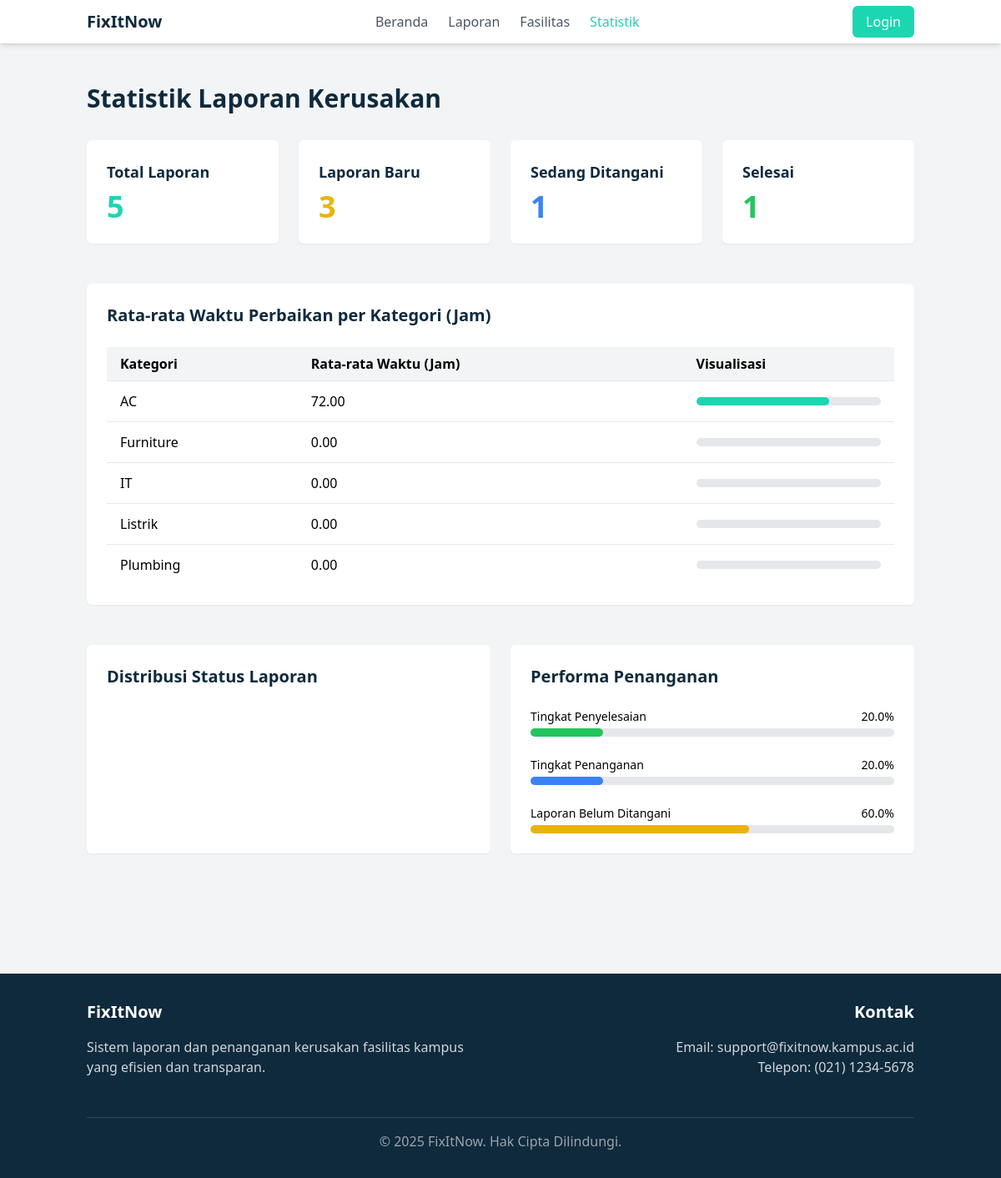
The app's page /statistik.php with its own data.
### tables this page shows
CREATE TABLE `kategori_fasilitas` (
  `id_kategori` int NOT NULL AUTO_INCREMENT,
  `nama_kategori` varchar(50) NOT NULL,
  `deskripsi` text,
  PRIMARY KEY (`id_kategori`)
);

### models/Laporan.php (called while the page is built, shortened)
<?php
class Laporan {
    protected $pdo;
    public function __construct(PDO $db_connection) {
        $this->pdo = $db_connection;
    }
    public function getTotalReports() {
        try {
            $stmt = $this->pdo->prepare("SELECT COUNT(*) as total FROM laporan");
            $stmt->execute();
            return $stmt->fetchColumn();
        } catch (PDOException $e) {
            throw new Exception("Error counting reports: " . $e->getMessage());
        }
    }
    public function getReportsByStatus($status) {
        try {
            $query = "SELECT l.*, f.nama_fasilitas, u.nama as nama_pelapor
                      FROM laporan l
                      JOIN fasilitas f ON l.id_fasilitas = f.id_fasilitas
                      JOIN users u ON l.id_pelapor = u.id_user
                      WHERE l.status = ?";
            $stmt = $this->pdo->prepare($query);
            $stmt->execute([$status]);
            return $stmt->fetchAll(PDO::FETCH_ASSOC);
        } catch (PDOException $e) {
            throw new Exception("Error fetching reports by status: " . $e->getMessage());
        }
    }
    public function getRataRataPerbaikan($id_kategori) {
    $query = "SELECT AVG(TIMESTAMPDIFF(HOUR, l.tanggal_lapor, l.tanggal_selesai)) AS rata_rata_jam
              FROM laporan l
              JOIN fasilitas f ON l.id_fasilitas = f.id_fasilitas
              WHERE l.status = 'Selesai'
              AND f.id_kategori = :id_kategori
              AND l.tanggal_selesai IS NOT NULL";
    $stmt = $this->pdo->prepare($query);
    $stmt->bindParam(':id_kategori', $id_kategori);
    $stmt->execute();
    $row = $stmt->fetch(PDO::FETCH_ASSOC);
    return $row && $row['rata_rata_jam'] !== null ? floatval($row['rata_rata_jam']) : 0;
    }
}
?>

### models/Fasilitas.php (called while the page is built, shortened)
<?php
class Fasilitas {
    private $conn;
    public function __construct($db) {
        $this->conn = $db;
    }
    public function getAllCategories() {
        $query = "SELECT * FROM kategori_fasilitas ORDER BY nama_kategori ASC";
        $stmt = $this->conn->prepare($query);
        $stmt->execute();
        return $stmt->fetchAll(PDO::FETCH_ASSOC);
    }
}
?>

### statistik.php (the view, shortened to what this page needs)
<?php
require_once 'models/Laporan.php';
require_once 'models/Fasilitas.php';
$db = new Database();
$conn = $db->getConnection();
$laporanModel = new Laporan($conn);
$fasilitasModel = new Fasilitas($conn);
$totalReports = $laporanModel->getTotalReports();
$newReports = count($laporanModel->getReportsByStatus('Baru'));
$inProgressReports = count($laporanModel->getReportsByStatus('Ditangani'));
$completedReports = count($laporanModel->getReportsByStatus('Selesai'));
$categories = $fasilitasModel->getAllCategories();
$avgRepairTimes = [];
foreach ($categories as $category) {
    $avgRepairTimes[$category['id_kategori']] = $laporanModel->getRataRataPerbaikan($category['id_kategori']);
}
?>
<!DOCTYPE html>
<html lang="id">
<head>
    <script src="https://cdn.tailwindcss.com"></script>
</head>
<body class="bg-gray-100">
    <nav class="bg-white shadow-md">
        <div class="container mx-auto px-4 py-3 flex justify-between items-center">
            <div class="flex items-center">
                <a href="index.php" class="text-primary font-bold text-xl">FixItNow</a>
            </div>
            <div class="hidden md:flex space-x-6">
                <a href="index.php" class="text-gray-600 hover:text-secondary">Beranda</a>
                <a href="laporan.php" class="text-gray-600 hover:text-secondary">Laporan</a>
                <a href="fasilitas.php" class="text-gray-600 hover:text-secondary">Fasilitas</a>
                <a href="statistik.php" class="text-secondary font-medium">Statistik</a>
            </div>
            <div>
                <?php if(isset($_SESSION['user_id'])): ?>
                    <div class="flex items-center space-x-4">
                        <span class="text-gray-600"><?= $_SESSION['user_name'] ?></span>
                        <a href="logout.php" class="bg-primary text-white px-4 py-2 rounded-md hover:bg-primary-light">Logout</a>
                    </div>
                <?php else: ?>
                    <a href="login.php" class="bg-secondary text-white px-4 py-2 rounded-md hover:bg-secondary-light">Login</a>
                <?php endif; ?>
            </div>
        </div>
    </nav>
    <div class="container mx-auto px-4 py-12">
        <h1 class="text-3xl font-bold text-primary mb-8">Statistik Laporan Kerusakan</h1>
        <div class="grid grid-cols-1 md:grid-cols-4 gap-6 mb-12">
            <div class="bg-white p-6 rounded-md shadow-sm">
                <h2 class="text-lg font-bold text-primary mb-2">Total Laporan</h2>
                <p class="text-4xl font-bold text-secondary"><?= $totalReports ?></p>
            </div>
            <div class="bg-white p-6 rounded-md shadow-sm">
                <h2 class="text-lg font-bold text-primary mb-2">Laporan Baru</h2>
                <p class="text-4xl font-bold text-yellow-500"><?= $newReports ?></p>
            </div>
            <div class="bg-white p-6 rounded-md shadow-sm">
                <h2 class="text-lg font-bold text-primary mb-2">Sedang Ditangani</h2>
                <p class="text-4xl font-bold text-blue-500"><?= $inProgressReports ?></p>
            </div>
            <div class="bg-white p-6 rounded-md shadow-sm">
                <h2 class="text-lg font-bold text-primary mb-2">Selesai</h2>
                <p class="text-4xl font-bold text-green-500"><?= $completedReports ?></p>
            </div>
        </div>
        <div class="bg-white p-6 rounded-md shadow-sm mb-12">
            <h2 class="text-xl font-bold text-primary mb-6">Rata-rata Waktu Perbaikan per Kategori (Jam)</h2>
            <div class="overflow-x-auto">
                <table class="w-full">
                    <thead>
                        <tr class="bg-gray-100">
                            <th class="px-4 py-2 text-left">Kategori</th>
                            <th class="px-4 py-2 text-left">Rata-rata Waktu (Jam)</th>
                            <th class="px-4 py-2 text-left">Visualisasi</th>
                        </tr>
                    </thead>
                    <tbody>
                        <?php foreach ($categories as $category): ?>
                            <tr class="border-t">
                                <td class="px-4 py-3"><?= $category['nama_kategori'] ?></td>
                                <td class="px-4 py-3"><?= number_format($avgRepairTimes[$category['id_kategori']], 2) ?></td>
                                <td class="px-4 py-3">
                                    <div class="w-full bg-gray-200 rounded-full h-2.5">
                                        <?php
                                        $percentage = min(100, ($avgRepairTimes[$category['id_kategori']] / 100) * 100);
                                        ?>
                                        <div class="bg-secondary h-2.5 rounded-full" style="width: <?= $percentage ?>%"></div>
                                    </div>
                                </td>
                            </tr>
                        <?php endforeach; ?>
                    </tbody>
                </table>
            </div>
        </div>
        <div class="grid grid-cols-1 md:grid-cols-2 gap-6 mb-12">
            <div class="bg-white p-6 rounded-md shadow-sm">
                <h2 class="text-xl font-bold text-primary mb-6">Distribusi Status Laporan</h2>
            </div>
            <div class="bg-white p-6 rounded-md shadow-sm">
                <h2 class="text-xl font-bold text-primary mb-6">Performa Penanganan</h2>
                <div class="space-y-6">
                    <?php $total = $totalReports > 0 ? $totalReports : 1;  ?>
                    <div>
                        <div class="flex justify-between mb-1">
                            <span class="text-sm font-medium">Tingkat Penyelesaian</span>
                            <span class="text-sm font-medium"><?= number_format(($completedReports / $total) * 100, 1) ?>%</span>
                        </div>
                        <div class="w-full bg-gray-200 rounded-full h-2.5">
                            <div class="bg-green-500 h-2.5 rounded-full" style="width: <?= ($completedReports / $total) * 100 ?>%"></div>
                        </div>
                    </div>
                    <div>
                        <div class="flex justify-between mb-1">
                            <span class="text-sm font-medium">Tingkat Penanganan</span>
                            <span class="text-sm font-medium"><?= number_format(($inProgressReports / $total) * 100, 1) ?>%</span>
                        </div>
                        <div class="w-full bg-gray-200 rounded-full h-2.5">
                            <div class="bg-blue-500 h-2.5 rounded-full" style="width: <?= ($inProgressReports / $total) * 100 ?>%"></div>
                        </div>
                    </div>
                    <div>
                        <div class="flex justify-between mb-1">
                            <span class="text-sm font-medium">Laporan Belum Ditangani</span>
                            <span class="text-sm font-medium"><?= number_format(($newReports / $total) * 100, 1) ?>%</span>
                        </div>
                        <div class="w-full bg-gray-200 rounded-full h-2.5">
                            <div class="bg-yellow-500 h-2.5 rounded-full" style="width: <?= ($newReports / $total) * 100 ?>%"></div>
                        </div>
                    </div>
                </div>
            </div>
        </div>
    </div>
    <footer class="bg-primary text-white py-8 mt-12">
        <div class="container mx-auto px-4">
            <div class="grid grid-cols-1 md:grid-cols-2 gap-8">
                <div>
                    <h3 class="text-xl font-bold mb-4">FixItNow</h3>
                    <p class="text-gray-300 mb-4">Sistem laporan dan penanganan kerusakan fasilitas kampus yang efisien dan transparan.</p>
                </div>
                <div class="md:text-right">
                    <h3 class="text-xl font-bold mb-4">Kontak</h3>
                    <p class="text-gray-300">Email: support@fixitnow.kampus.ac.id</p>
                    <p class="text-gray-300">Telepon: (021) 1234-5678</p>
                </div>
            </div>
            <div class="border-t border-gray-700 mt-8 pt-4 text-center text-gray-400">
                <p>&copy; <?= date('Y') ?> FixItNow. Hak Cipta Dilindungi.</p>
            </div>
        </div>
    </footer>
</body>
</html>

### records on screen
kategori_fasilitas: nama_kategori "AC", id_kategori "72.00"
kategori_fasilitas: nama_kategori "Furniture", id_kategori "0.00"
kategori_fasilitas: nama_kategori "IT", id_kategori "0.00"
kategori_fasilitas: nama_kategori "Listrik", id_kategori "0.00"
kategori_fasilitas: nama_kategori "Plumbing", id_kategori "0.00"

### other values on screen
$totalReports "5"
$newReports "3"
$inProgressReports "1"
$completedReports "1"
